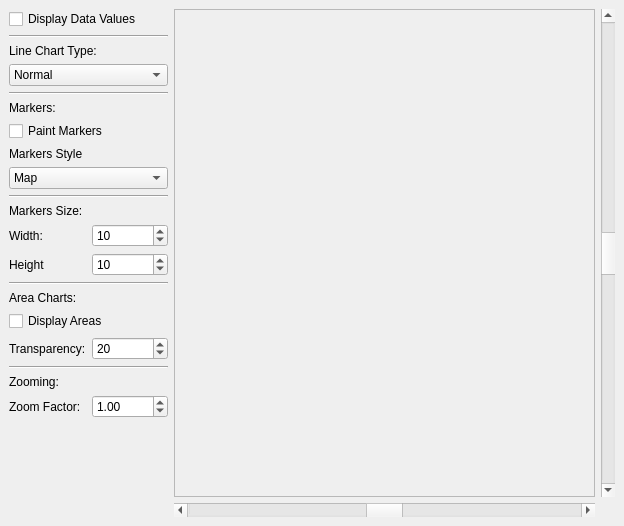
<ui version="4.0" >
 <author></author>
 <comment></comment>
 <exportmacro></exportmacro>
 <class>MainWindow</class>
 <widget class="QWidget" name="MainWindow" >
  <property name="geometry" >
   <rect>
    <x>0</x>
    <y>0</y>
    <width>624</width>
    <height>526</height>
   </rect>
  </property>
  <property name="windowTitle" >
   <string>Line Chart </string>
  </property>
  <property name="windowIcon" >
   <iconset/>
  </property>
  <layout class="QGridLayout" >
   <property name="margin" >
    <number>9</number>
   </property>
   <property name="spacing" >
    <number>6</number>
   </property>
   <item row="0" column="2" >
    <widget class="QScrollBar" name="vSBar" >
     <property name="maximum" >
      <number>999</number>
     </property>
     <property name="singleStep" >
      <number>10</number>
     </property>
     <property name="pageStep" >
      <number>100</number>
     </property>
     <property name="value" >
      <number>500</number>
     </property>
     <property name="orientation" >
      <enum>Qt::Vertical</enum>
     </property>
    </widget>
   </item>
   <item row="1" column="1" >
    <widget class="QScrollBar" name="hSBar" >
     <property name="maximum" >
      <number>999</number>
     </property>
     <property name="singleStep" >
      <number>10</number>
     </property>
     <property name="pageStep" >
      <number>100</number>
     </property>
     <property name="value" >
      <number>500</number>
     </property>
     <property name="orientation" >
      <enum>Qt::Horizontal</enum>
     </property>
    </widget>
   </item>
   <item row="0" column="1" >
    <widget class="QSplitter" name="splitter" >
     <property name="orientation" >
      <enum>Qt::Horizontal</enum>
     </property>
     <widget class="QFrame" name="chartFrame" >
      <property name="minimumSize" >
       <size>
        <width>300</width>
        <height>400</height>
       </size>
      </property>
      <property name="frameShape" >
       <enum>QFrame::StyledPanel</enum>
      </property>
      <property name="frameShadow" >
       <enum>QFrame::Raised</enum>
      </property>
     </widget>
    </widget>
   </item>
   <item row="0" column="0" >
    <layout class="QVBoxLayout" >
     <property name="margin" >
      <number>0</number>
     </property>
     <property name="spacing" >
      <number>6</number>
     </property>
     <item>
      <widget class="QCheckBox" name="paintValuesCB" >
       <property name="text" >
        <string>Display Data Values</string>
       </property>
      </widget>
     </item>
     <item>
      <widget class="Line" name="line_3" >
       <property name="orientation" >
        <enum>Qt::Horizontal</enum>
       </property>
      </widget>
     </item>
     <item>
      <layout class="QVBoxLayout" >
       <property name="margin" >
        <number>0</number>
       </property>
       <property name="spacing" >
        <number>6</number>
       </property>
       <item>
        <widget class="QLabel" name="lineTypeLB" >
         <property name="text" >
          <string>Line Chart Type:</string>
         </property>
        </widget>
       </item>
       <item>
        <widget class="QComboBox" name="lineTypeCB" >
         <item>
          <property name="text" >
           <string>Normal</string>
          </property>
         </item>
         <item>
          <property name="text" >
           <string>Stacked</string>
          </property>
         </item>
         <item>
          <property name="text" >
           <string>Percent</string>
          </property>
         </item>
        </widget>
       </item>
      </layout>
     </item>
     <item>
      <widget class="Line" name="line_2" >
       <property name="orientation" >
        <enum>Qt::Horizontal</enum>
       </property>
      </widget>
     </item>
     <item>
      <layout class="QVBoxLayout" >
       <property name="margin" >
        <number>0</number>
       </property>
       <property name="spacing" >
        <number>6</number>
       </property>
       <item>
        <widget class="QLabel" name="markersLB" >
         <property name="text" >
          <string>Markers:</string>
         </property>
        </widget>
       </item>
       <item>
        <widget class="QCheckBox" name="paintMarkersCB" >
         <property name="text" >
          <string>Paint Markers</string>
         </property>
        </widget>
       </item>
       <item>
        <widget class="QLabel" name="markersStyleLB" >
         <property name="text" >
          <string>Markers Style</string>
         </property>
        </widget>
       </item>
       <item>
        <widget class="QComboBox" name="markersStyleCB" >
         <item>
          <property name="text" >
           <string>Map</string>
          </property>
         </item>
         <item>
          <property name="text" >
           <string>Circle</string>
          </property>
         </item>
         <item>
          <property name="text" >
           <string>Square</string>
          </property>
         </item>
         <item>
          <property name="text" >
           <string>Diamond</string>
          </property>
         </item>
         <item>
          <property name="text" >
           <string>1 Pixel</string>
          </property>
         </item>
         <item>
          <property name="text" >
           <string>4 Pixels</string>
          </property>
         </item>
         <item>
          <property name="text" >
           <string>Ring</string>
          </property>
         </item>
         <item>
          <property name="text" >
           <string>Cross</string>
          </property>
         </item>
         <item>
          <property name="text" >
           <string>Fast Cross</string>
          </property>
         </item>
        </widget>
       </item>
      </layout>
     </item>
     <item>
      <widget class="Line" name="line_4" >
       <property name="orientation" >
        <enum>Qt::Horizontal</enum>
       </property>
      </widget>
     </item>
     <item>
      <layout class="QVBoxLayout" >
       <property name="margin" >
        <number>0</number>
       </property>
       <property name="spacing" >
        <number>6</number>
       </property>
       <item>
        <widget class="QLabel" name="markersSizeLB" >
         <property name="text" >
          <string>Markers Size:</string>
         </property>
        </widget>
       </item>
       <item>
        <layout class="QHBoxLayout" >
         <property name="margin" >
          <number>0</number>
         </property>
         <property name="spacing" >
          <number>6</number>
         </property>
         <item>
          <layout class="QVBoxLayout" >
           <property name="margin" >
            <number>0</number>
           </property>
           <property name="spacing" >
            <number>6</number>
           </property>
           <item>
            <widget class="QLabel" name="markersWidthLB" >
             <property name="text" >
              <string>Width:</string>
             </property>
            </widget>
           </item>
           <item>
            <widget class="QLabel" name="markersHeightLB" >
             <property name="text" >
              <string>Height</string>
             </property>
            </widget>
           </item>
          </layout>
         </item>
         <item>
          <layout class="QVBoxLayout" >
           <property name="margin" >
            <number>0</number>
           </property>
           <property name="spacing" >
            <number>6</number>
           </property>
           <item>
            <widget class="QSpinBox" name="markersWidthSB" >
             <property name="value" >
              <number>10</number>
             </property>
            </widget>
           </item>
           <item>
            <widget class="QSpinBox" name="markersHeightSB" >
             <property name="value" >
              <number>10</number>
             </property>
            </widget>
           </item>
          </layout>
         </item>
        </layout>
       </item>
      </layout>
     </item>
     <item>
      <widget class="Line" name="line_5" >
       <property name="orientation" >
        <enum>Qt::Horizontal</enum>
       </property>
      </widget>
     </item>
     <item>
      <layout class="QVBoxLayout" >
       <property name="margin" >
        <number>0</number>
       </property>
       <property name="spacing" >
        <number>6</number>
       </property>
       <item>
        <widget class="QLabel" name="AreaChartLB" >
         <property name="text" >
          <string>Area Charts:</string>
         </property>
        </widget>
       </item>
       <item>
        <widget class="QCheckBox" name="displayAreasCB" >
         <property name="text" >
          <string>Display Areas</string>
         </property>
        </widget>
       </item>
       <item>
        <layout class="QHBoxLayout" >
         <property name="margin" >
          <number>0</number>
         </property>
         <property name="spacing" >
          <number>6</number>
         </property>
         <item>
          <widget class="QLabel" name="transparencyLB" >
           <property name="text" >
            <string>Transparency:</string>
           </property>
          </widget>
         </item>
         <item>
          <widget class="QSpinBox" name="transparencySB" >
           <property name="maximum" >
            <number>255</number>
           </property>
           <property name="value" >
            <number>20</number>
           </property>
          </widget>
         </item>
        </layout>
       </item>
      </layout>
     </item>
     <item>
      <widget class="Line" name="line" >
       <property name="orientation" >
        <enum>Qt::Horizontal</enum>
       </property>
      </widget>
     </item>
     <item>
      <layout class="QVBoxLayout" >
       <property name="margin" >
        <number>0</number>
       </property>
       <property name="spacing" >
        <number>6</number>
       </property>
       <item>
        <widget class="QLabel" name="zoomingLB" >
         <property name="text" >
          <string>Zooming:</string>
         </property>
        </widget>
       </item>
       <item>
        <layout class="QHBoxLayout" >
         <property name="margin" >
          <number>0</number>
         </property>
         <property name="spacing" >
          <number>6</number>
         </property>
         <item>
          <widget class="QLabel" name="zoomFactorLB" >
           <property name="text" >
            <string>Zoom Factor:</string>
           </property>
          </widget>
         </item>
         <item>
          <widget class="QDoubleSpinBox" name="zoomFactorSB" >
           <property name="maximum" >
            <double>9.9</double>
           </property>
           <property name="minimum" >
            <double>0.01</double>
           </property>
           <property name="singleStep" >
            <double>0.1</double>
           </property>
           <property name="value" >
            <double>1</double>
           </property>
          </widget>
         </item>
        </layout>
       </item>
      </layout>
     </item>
     <item>
      <spacer>
       <property name="orientation" >
        <enum>Qt::Vertical</enum>
       </property>
       <property name="sizeHint" >
        <size>
         <width>159</width>
         <height>126</height>
        </size>
       </property>
      </spacer>
     </item>
    </layout>
   </item>
  </layout>
 </widget>
 <pixmapfunction></pixmapfunction>
 <resources>
  <include location="BarChart" />
 </resources>
 <connections/>
</ui>
